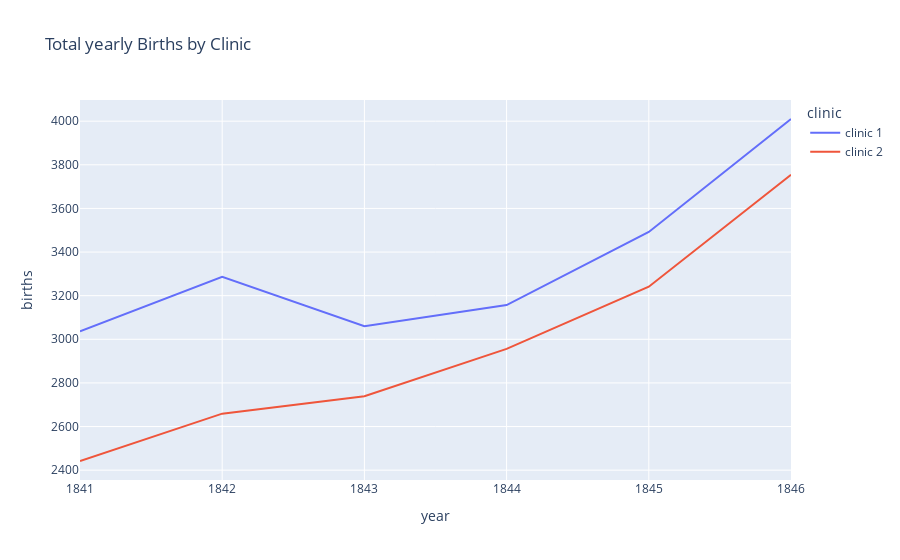

The notebook cell saved with this chart:
### Markdown cell above
### Plot the Monthly Data on Twin Axes

**Challenge**: Create a [Matplotlib chart](https://matplotlib.org/3.3.2/api/_as_gen/matplotlib.pyplot.plot.html) with twin y-axes. It should look something like this:

<img src=https://i.imgur.com/F9DOJxx.png width=700>

* Format the x-axis using locators for the years and months (Hint: we did this in the Google Trends notebook)
* Set the range on the x-axis so that the chart lines touch the y-axes
* Add gridlines
* Use `skyblue` and `crimson` for the line colours
* Use a dashed line style for the number of deaths
* Change the line thickness to 3 and 2 for the births and deaths respectively. 
* Do you notice anything in the late 1840s?

### Code cell
line = px.line(df_yearly, x="year", y="births", color="clinic", title="Total yearly Births by Clinic")
line.show()

### Figure 1 — Plotly figure (JSON) as saved in the notebook; plotly's stock layout.template omitted (floating-point values rounded to 4 significant figures)
{"data": [{"hovertemplate": "clinic=clinic 1<br>year=%{x}<br>births=%{y}<extra></extra>", "legendgroup": "clinic 1", "line": {"color": "#636efa", "dash": "solid"}, "marker": {"symbol": "circle"}, "mode": "lines", "name": "clinic 1", "orientation": "v", "showlegend": true, "type": "scatter", "x": [1841, 1842, 1843, 1844, 1845, 1846], "xaxis": "x", "y": [3036, 3287, 3060, 3157, 3492, 4010], "yaxis": "y"}, {"hovertemplate": "clinic=clinic 2<br>year=%{x}<br>births=%{y}<extra></extra>", "legendgroup": "clinic 2", "line": {"color": "#EF553B", "dash": "solid"}, "marker": {"symbol": "circle"}, "mode": "lines", "name": "clinic 2", "orientation": "v", "showlegend": true, "type": "scatter", "x": [1841, 1842, 1843, 1844, 1845, 1846], "xaxis": "x", "y": [2442, 2659, 2739, 2956, 3241, 3754], "yaxis": "y"}], "layout": {"legend": {"title": {"text": "clinic"}, "tracegroupgap": 0}, "title": {"text": "Total yearly Births by Clinic"}, "xaxis": {"anchor": "y", "domain": [0, 1], "title": {"text": "year"}}, "yaxis": {"anchor": "x", "domain": [0, 1], "title": {"text": "births"}}}}
